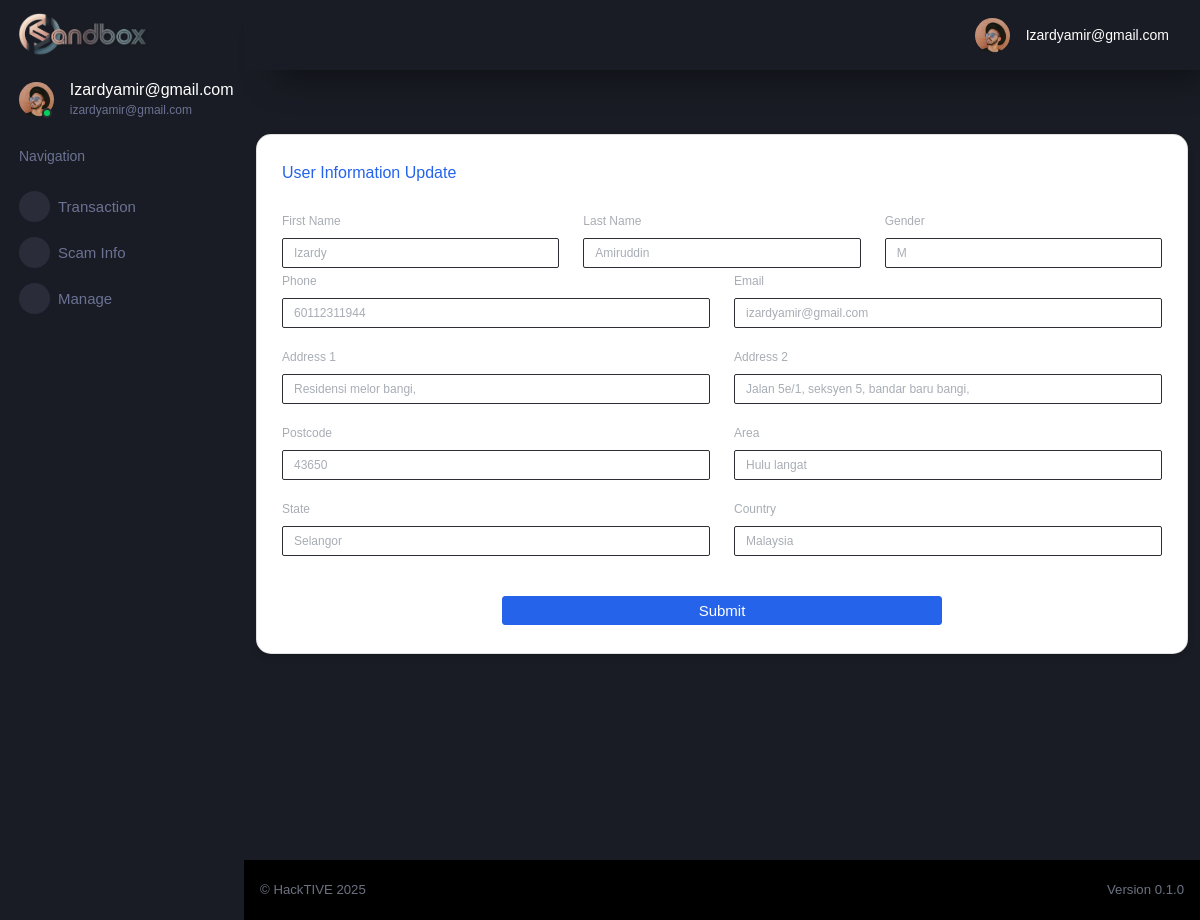
The page /auth/1/user_update (signed in) on the database as committed earlier.
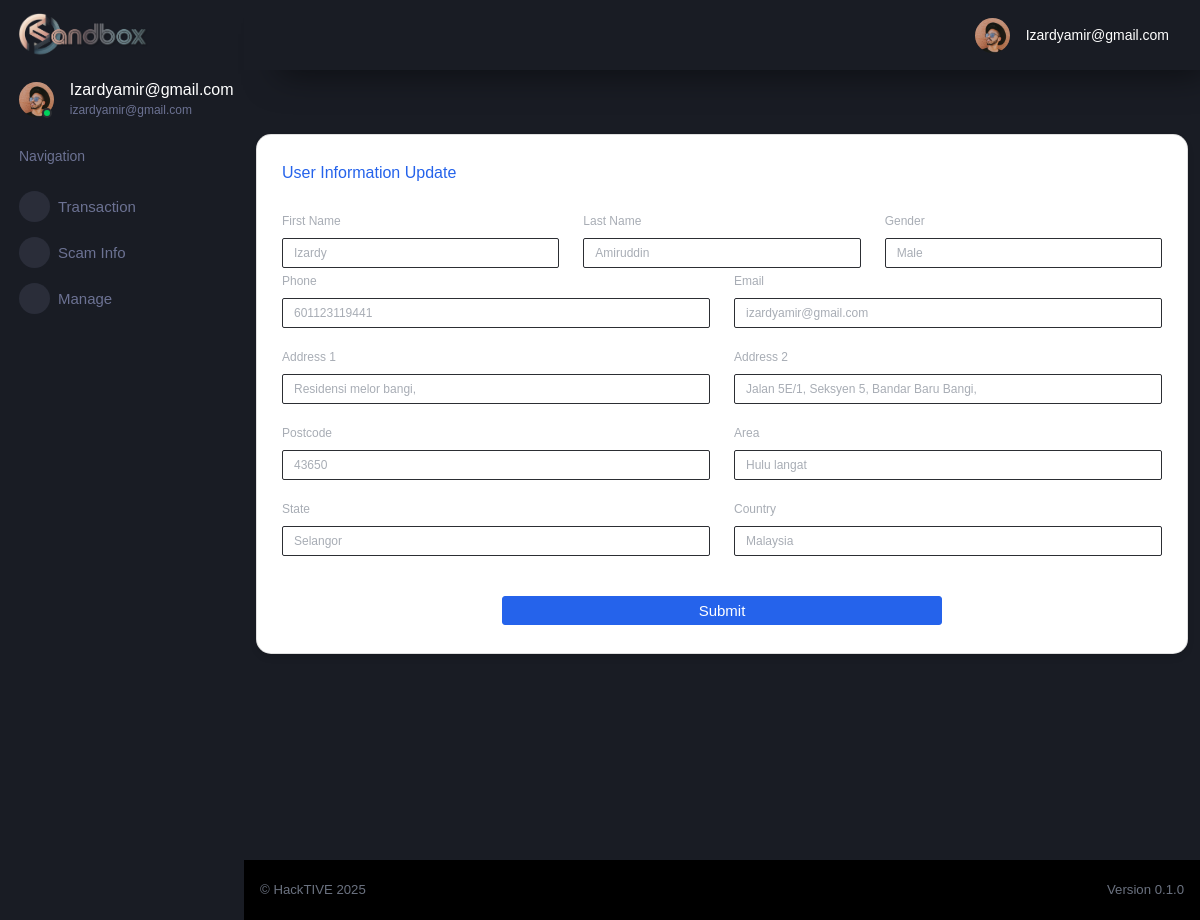
The same page on the database as committed later.
### tables this page shows
CREATE TABLE "cif" (
	"id"	INTEGER UNIQUE,
	"username"	TEXT NOT NULL UNIQUE,
	"password"	TEXT,
	"firstname"	TEXT,
	"lastname"	TEXT,
	"gender"	TEXT,
	"dob"	TEXT,
	"ic"	INTEGER UNIQUE,
	"phone"	INTEGER,
	"old_email"	TEXT,
	"email"	TEXT UNIQUE,
	"address1"	NUMERIC,
	"address2"	TEXT,
	"postcode"	TEXT,
	"area"	TEXT,
	"state"	TEXT,
	"country"	TEXT,
	"productID"	INTEGER,
	"productNAME"	TEXT,
	"accountID"	INTEGER,
	PRIMARY KEY("id" AUTOINCREMENT)
);

### flaskr/auth.py (the view, shortened to what this page needs)
@bp.route('/<int:id>/user_update', methods=('GET', 'POST'))
def user_update(id):
    user = get_user(id)
    return render_template('auth/cif-update.html', user=user)

### flaskr/auth.py (called while the page is built)
@bp.before_app_request
def load_logged_in_user():
    user_id = session.get('user_id')
    if user_id is None:
        g.user = None
    else:
        g.user = get_db().execute(
            'SELECT * FROM cif WHERE id = ?', (user_id,)
        ).fetchone()

def get_user(id):
    user = get_db().execute(
        'SELECT *'
        ' FROM cif'
        ' WHERE id = ?',(id,)
    ).fetchone()
    if user is None:
        abort(404, f"ID {id} doesn't exist.")
    return user

### flaskr/db.py (called while the page is built)
def get_db():
    if 'db' not in g:
        g.db = sqlite3.connect(
            current_app.config['DATABASE'],
            detect_types=sqlite3.PARSE_DECLTYPES
        )
        g.db.row_factory = sqlite3.Row
    return g.db

### flaskr/templates/auth/cif-update.html (shortened to what the changed rows need)
{% extends "/layouts/base.html" %}
{% block content %}
<div class="container aligned-middle mt-5 overflow-auto"  scrolling="yes" frameborder="0" style=" width: 100%; height: calc(101vh - 66px);  overflow: auto; ">
  <div class="row mt-3">
      <div class="col-md-12 mb-4">
          <div class="card">
              <div class="card-body">
          <form action="" method="post">
            <div class="row">
              <div class="col-sm-4 mt-2">
                <label style="color: #a8adb5; font-size: 12px">First Name</label>
                <input type="text" class="form-control bg-white" style="color: #a8adb5; height: 30px; font-size: 12px" value="{{ request.form['firstname'] or user['firstname'] }}" readonly>
              </div>
              <div class="col-sm-4 mt-2">
                <label style="color: #a8adb5; font-size: 12px">Last Name</label>
                <input type="text" class="form-control bg-white" style="color: #a8adb5; height: 30px; font-size: 12px" value="{{ request.form['lastname'] or user['lastname'] }}" readonly>
              </div>
              <div class="col-sm-4 mt-2">
                <label style="color: #a8adb5; font-size: 12px">Gender</label>
                <input type="text" class="form-control bg-white" style="color: #a8adb5; height: 30px; font-size: 12px" value="{{ request.form['gender'] or user['gender'] }}" readonly>
              </div>
            </div>
            <div class="row">
              <div class="col-12 col-md-6 mb-3">
                <label style="color: #a8adb5; font-size: 12px">Phone</label>
                <input name="phone" type="tel" class="form-control bg-white" style="color: #a8adb5; height: 30px; font-size: 12px" value="{{ request.form['phone'] or user['phone'] }}" required>
              </div>
              <div class="col-12 col-md-6 mb-3">
                <label style="color: #a8adb5; font-size: 12px">Email</label>
                <input name="email" type="email" class="form-control bg-white" style="color: #a8adb5; height: 30px; font-size: 12px" value="{{ request.form['email'] or user['email'] }}" required>
              </div>
            </div>
            <div class="row">
              <div class="col-12 col-md-6 mb-3">
                <label style="color: #a8adb5; font-size: 12px">Address 1</label>
                <input name="address1" type="text" class="form-control bg-white" style="color: #a8adb5; height: 30px; font-size: 12px" value="{{ request.form['address1'] or user['address1'] }}" required>
              </div>
              <div class="col-12 col-md-6 mb-3">
                <label style="color: #a8adb5; font-size: 12px">Address 2</label>
                <input name="address2" type="text" class="form-control bg-white" style="color: #a8adb5; height: 30px; font-size: 12px" value="{{ request.form['address2'] or user['address2'] }}" required>
              </div>
            </div>
            <div class="row">
              <div class="col-12 col-md-6 mb-3">
                <label style="color: #a8adb5; font-size: 12px">Postcode</label>
                <input name="postcode" type="number" class="form-control bg-white" style="color: #a8adb5; height: 30px; font-size: 12px" value="{{ request.form['postcode'] or user['postcode'] }}" required>
              </div>
              <div class="col-12 col-md-6 mb-3">
                <label style="color: #a8adb5; font-size: 12px">Area</label>
                <input name="area" type="text" class="form-control bg-white" style="color: #a8adb5; height: 30px; font-size: 12px" value="{{ request.form['area'] or user['area'] }}" required>
              </div>
            </div>
            <div class="row">
              <div class="col-12 col-md-6 mb-3">
                <label style="color: #a8adb5; font-size: 12px">State</label>
                <input name="state" type="text" class="form-control bg-white" style="color: #a8adb5; height: 30px; font-size: 12px" value="{{ request.form['state'] or user['state'] }}" required>
              </div>
              <div class="col-12 col-md-6 mb-3">
                <label style="color: #a8adb5; font-size: 12px">Country</label>
                <input name="country" type="text" class="form-control bg-white" style="color: #a8adb5; height: 30px; font-size: 12px" value="{{ request.form['country'] or user['country'] }}" required>
              </div>
            </div>
          </form>
        </div>
      </div>
    </div>
  </div>
</div>
{% endblock %}

### flaskr/templates/includes/sidebar.html (shortened to what this page needs)
<nav class="sidebar sidebar-offcanvas" id="sidebar">
    <div class="sidebar-brand-wrapper d-none d-lg-flex align-items-center justify-content-center fixed-top">
      <a class="sidebar-brand brand-logo" href="{{ url_for('main.index') }}"><img src="/static/img/hacktive-team-banner.png" style="width:60%; height:auto; display: block; margin: 0 auto 0 -2px; object-fit: contain;"     alt="logo" /></a>
    </div>
    <ul class="nav">
      <li class="nav-item profile">
        <div class="profile-desc">
          <div class="profile-pic">
            <div class="count-indicator">
              <img class="img-xs rounded-circle " src="/static/img/faces/face15.jpg" alt="">
              <span class="count bg-success"></span>
            </div>
            <div class="profile-name">
              <h5 class="mb-0 font-weight-normal">
                {{ (g.user['username']).capitalize() }}
              </h5>
              <span>
                {{ g.user['username'] }}
              </span>
            </div>
          </div>
        </div>
      </li>
      <li class="nav-item nav-category">
        <span class="nav-link">Navigation</span>
      </li>
      <li class="nav-item menu-items">
        <a class="nav-link" data-toggle="collapse" href="#transaction" aria-expanded="false" aria-controls="transaction">
          <span class="menu-icon">
          </span>
          <span class="menu-title">Transaction</span>
          <i class="menu-arrow"></i>
        </a>
      </li>
      <li class="nav-item menu-items">
        <a class="nav-link" data-toggle="collapse" href="#scam-info" aria-expanded="false" aria-controls="scam-info">
          <span class="menu-icon">
          </span>
          <span class="menu-title">Scam Info</span>
          <i class="menu-arrow"></i>
        </a>
      </li>
      <li class="nav-item menu-items">
        <a class="nav-link" data-toggle="collapse" href="#manage" aria-expanded="false" aria-controls="manage">
          <span class="menu-icon">
          </span>
          <span class="menu-title">Manage</span>
          <i class="menu-arrow"></i>
        </a>
      </li>
    </ul>
  </nav>

### flaskr/templates/includes/navigation.html (shortened to what this page needs)
<nav class="navbar p-0 fixed-top d-flex flex-row">
    <div class="navbar-menu-wrapper flex-grow d-flex align-items-stretch">
      <button class="navbar-toggler navbar-toggler align-self-center" type="button" data-toggle="minimize">
      </button>
      <ul class="navbar-nav navbar-nav-right">
        <li class="nav-item dropdown">
          <a class="nav-link" id="profileDropdown" href="#" data-toggle="dropdown">
            <div class="navbar-profile">
              <img class="img-xs rounded-circle" src="/static/img/faces/face15.jpg" alt="">
              <p class="mb-0 d-none d-sm-block navbar-profile-name">
                {{ (g.user['username']).capitalize() }}
              </p>
            </div>
          </a>
        </li>
      </ul>
    </div>
  </nav>

Rows that differ between the two databases and show on the page:
changed cif "Izardyamir@gmail.com": gender "M" → "Male"; phone "60112311944" → "601123119441"; address2 "Jalan 5e/1, seksyen 5, bandar baru bangi," → "Jalan 5E/1, Seksyen 5, Bandar Baru Bangi,"
